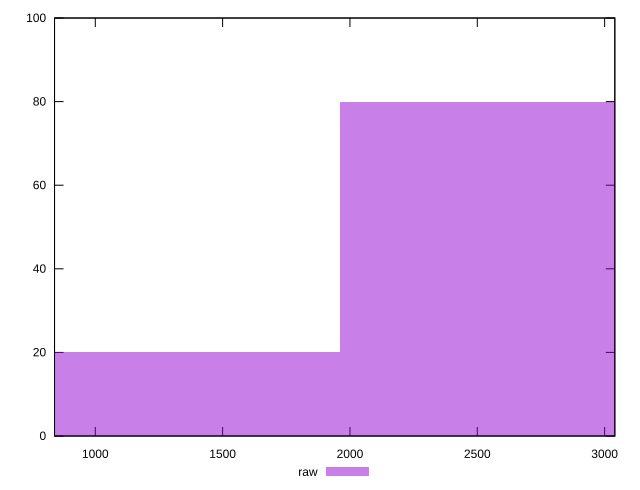

Recreate this plot in gnuplot.
reset

$raw <<EOF
2616.8682723984393 80
1308.4341361992197 20
EOF

set key outside below
set boxwidth 1308.4341361992197
set xrange [840:3040]
set yrange [0:100]
set trange [0:100]
set style fill transparent solid 0.5 noborder
set terminal svg size 640, 490 enhanced background rgb 'white'
set output "report_00013_2021-02-09T12-04-24.940Z/uses-text-compression/samples/pages+cached+noadtech/raw/histogram.svg"

plot $raw title "raw" with boxes

reset
